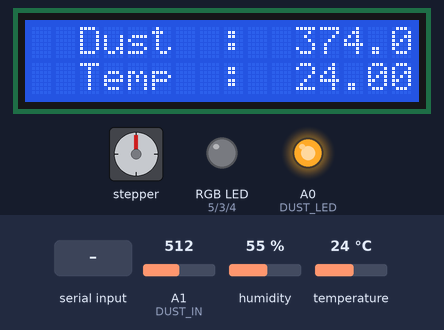
Bench run of a sketch on a simulated Arduino Uno, built with avr-gcc and run on an emulated ATmega328P. On the bench: 16×2 character LCD, stepper motor, an RGB LED mixed from three pins (HIGH = lit), output pins drawn as LEDs (lit = HIGH). Inputs (shaded band) come from the test bench; at power-on: temperature 24 °C, A1 (DUST_IN) = 512, humidity 55 %. Stepper angles assume 2048 steps per turn; what the sketch prints to the serial monitor is not drawn.

Above: at 2.1 s.
2.2 s: "a" received over the second serial link
At 3.27 s:
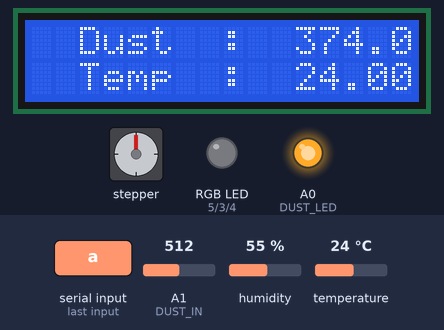
5.5 s: "c" received over the second serial link
8.0 s: temperature set to 12 °C
At 10.08 s:
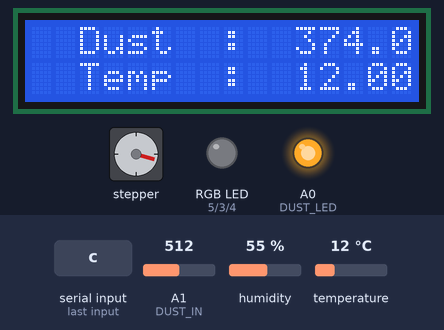
15.2 s: A1 (DUST_IN) set to 716
At 17.9 s:
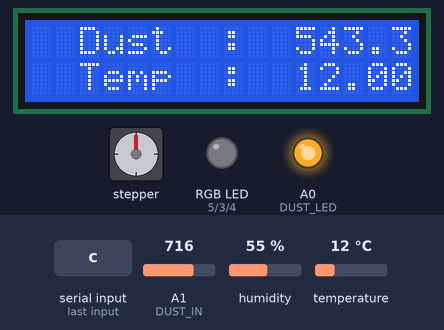
18.2 s: temperature set to 19 °C
At 21.0 s:
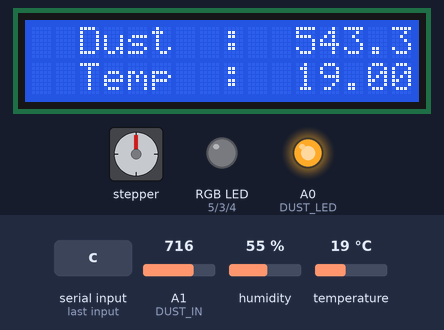
21.3 s: A1 (DUST_IN) set to 900
At 24.2 s:
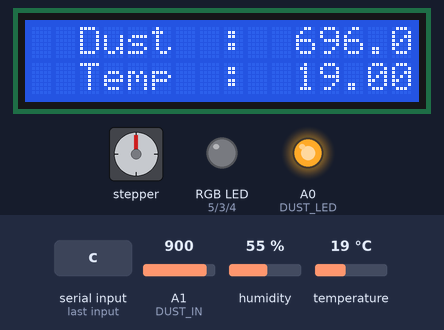
Timing chart, 0 to 25.4 s (numbered marks = the images above; inputs shaded):
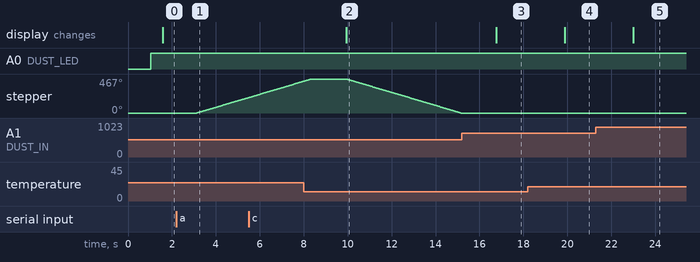

Measured:
- after the input at 2.2 s, stepper: keeps turning clockwise at about 90°/s, starting after 0.92 s
- after the input at 8.0 s, the display: changes after 1.9 s (image 2)
- after the input at 15.2 s, the display: changes after 1.6 s (image 3)
- after the input at 18.2 s, the display: changes after 1.7 s (image 4)
- after the input at 21.3 s, the display: changes after 1.7 s (image 5)

The sketch:

code.ino
```cpp
#include <SoftwareSerial.h>
#include <Stepper.h>
#include <LiquidCrystal_I2C.h>

#include "DHT.h"
#include <Wire.h>

#define                   DHTPIN                2
#define                   DHTTYPE               DHT11

#define                   RGB_GREEN             3
#define                   RGB_BLUE              4
#define                   RGB_RED               5

#define                   DUST_LED              A0
#define                   DUST_IN               A1

#define                   GREEN_V               200
#define                   BLUE_V                300

#define RXD_PIN 12 //아두이노 수신핀
#define TXD_PIN 13 //아두이노 송신핀

int dset = 0; //창문상태 확인용
int dauto = 0; //자동상태 확인용
int count = 0;


const int stepsPerRevolution = 2048; //스텝모터 구동용
Stepper myStepper(stepsPerRevolution,11,9,10,8);


DHT dht(DHTPIN, DHTTYPE);
LiquidCrystal_I2C lcd(0x27, 16, 2);
float           Voltage = 0, Cal_vol = 0, Dust_v = 0;
float           dht_temp = 0, dht_humi = 0;
unsigned long   prev_time;

SoftwareSerial bt(RXD_PIN,TXD_PIN);//RX/TX핀 설정/시리얼 통신 객체 설정(변수 bt사용)
//아두이노 [수신핀 > HC-06 발신핀(TX)] [발신핀 > HC-06 수신핀(RX)]

void setup() {
  Serial.begin(9600);
  myStepper.setSpeed(15);
  bt.begin(9600);//softwareSerial 통신 속도 및 시작 pc>아두이노>bluetooth 맞춰야함
  dht.begin(); lcd.begin();
  pinMode(DUST_LED, OUTPUT);      pinMode(DUST_IN, INPUT);
  pinMode(RGB_GREEN, OUTPUT);     pinMode(RGB_BLUE, OUTPUT);      pinMode(RGB_RED, OUTPUT);
}

void loop() {
  if( (millis() - prev_time) >= 1000 ){
    read_dht();
    read_dust();
    print_lcd();
    read_bt();
    d_auto();
    prev_time = millis();
    bt.print(Dust_v);
    bt.print("/");
    bt.print(dht_temp);
    bt.print("/");
    bt.print(dht_humi);
  }
}

void print_lcd(){
  lcd.clear();
  lcd.setCursor(2,0);
  lcd.print("Dust  :  ");
  lcd.println(Dust_v);
  lcd.setCursor(2,1);
  lcd.print("Temp  :  ");
 lcd.println(dht_temp);
}
void read_dht(){
  dht_temp = dht.readTemperature();
  dht_humi = dht.readHumidity();
  Serial.print("DHT :: Temp:");  Serial.print(dht_temp);
  Serial.print("    Humi:");     Serial.println(dht_humi);
}

void read_dust(){
  digitalWrite(DUST_LED, LOW);
  delayMicroseconds(280);
  Voltage = analogRead(DUST_IN);
  delayMicroseconds(40);
  digitalWrite(DUST_LED, HIGH);
  delayMicroseconds(9680);
  Cal_vol = Voltage * (5.0 / 1024.0);
  Dust_v = (0.17*(Cal_vol-0.3))*1000;

  delay(500);

  Serial.print( " DUST_VALUE : " );
  Serial.println(Dust_v);
}

void read_bt(){
  if(bt.available())
  {
    char value = bt.read();

               // 수동 전환

    if(value == 'c' && dauto == 1)
    {
      dauto = 0;

      if(dset == 0)
      {
        myStepper.step(-stepsPerRevolution*1.3);
      }

    }

//               자동상태 확인

    else if(value == 'c' && dauto == 0)
    {
     dauto = 1; //자동상태
     if(count == 1)
     {
      myStepper.step(-stepsPerRevolution*1.3);
     }
      dset = 1; // 닫힘
      count = 0;
    }


    //               수동 여닫이
     if(value == 'a' && count != 1 && dauto == 0) // 창문 열기
    {
      myStepper.step(stepsPerRevolution*1.3);
      count = 1;
    }

    else if(value == 'b' && count != 0 && dauto == 0) // 창문 닫기
    {
      myStepper.step(-stepsPerRevolution*1.3);
      count = 0;
    }
  }
}

void d_auto(){
  if(dauto == 1)
  {
    int a = Dust_v;

    if(a <= 90) //미세먼지가 50이하면 창문을 염
    {
      if(dset == 1){
        myStepper.step(stepsPerRevolution*(1.3));
      }

      dset = 0;
    }

    else if(a >= 150) //미세먼지가 100이상이면 창문을 닫음
    {
      if(dset == 0){
        myStepper.step(-stepsPerRevolution*1.3);        // 닫힘
      }

      dset = 1;
    }
  }
}
```
